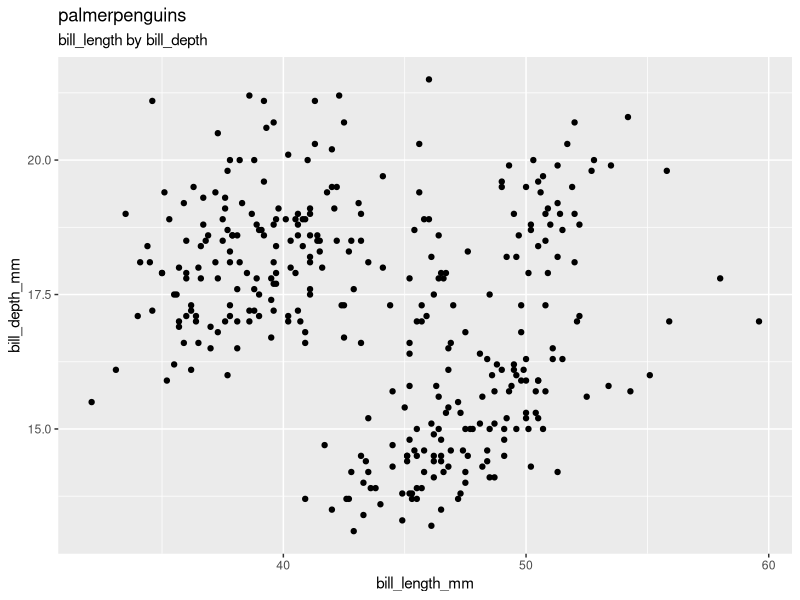
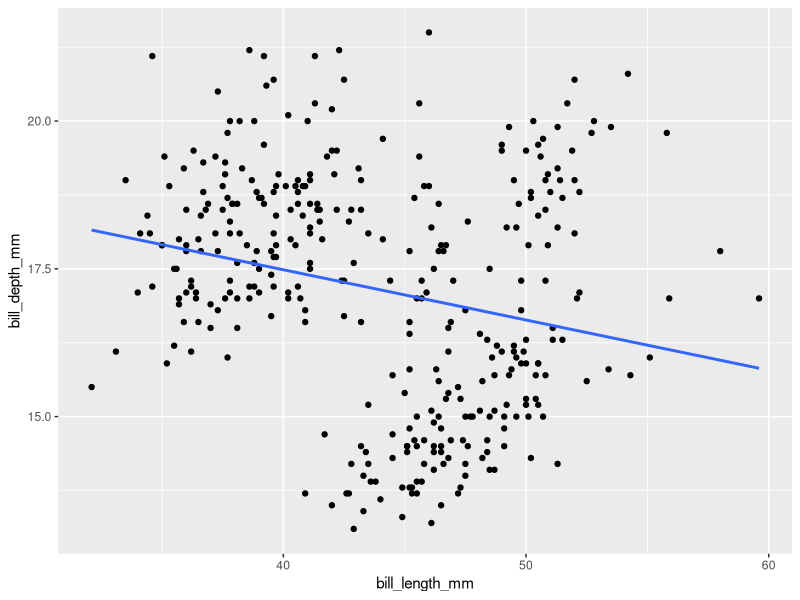
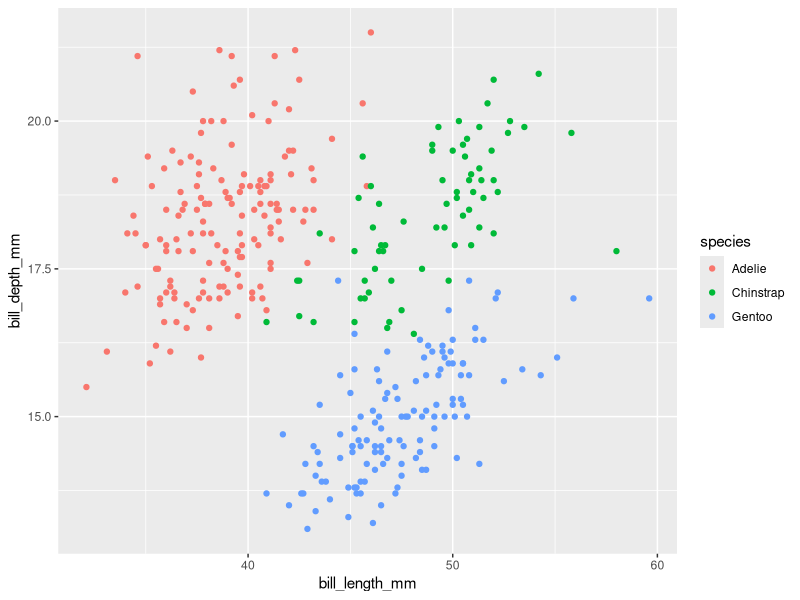
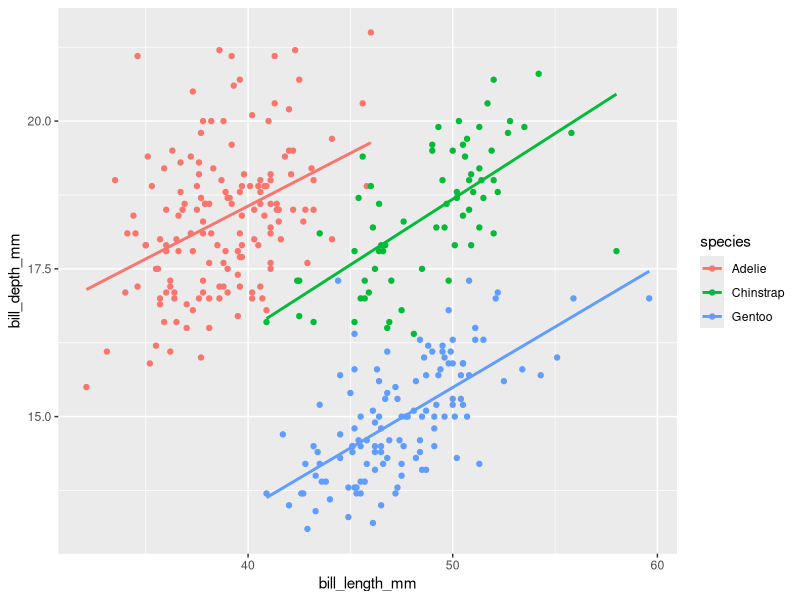
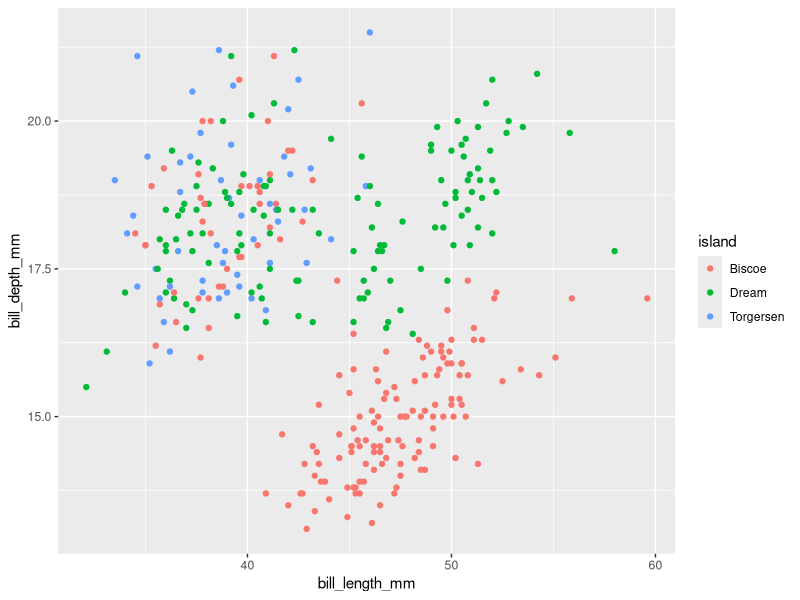
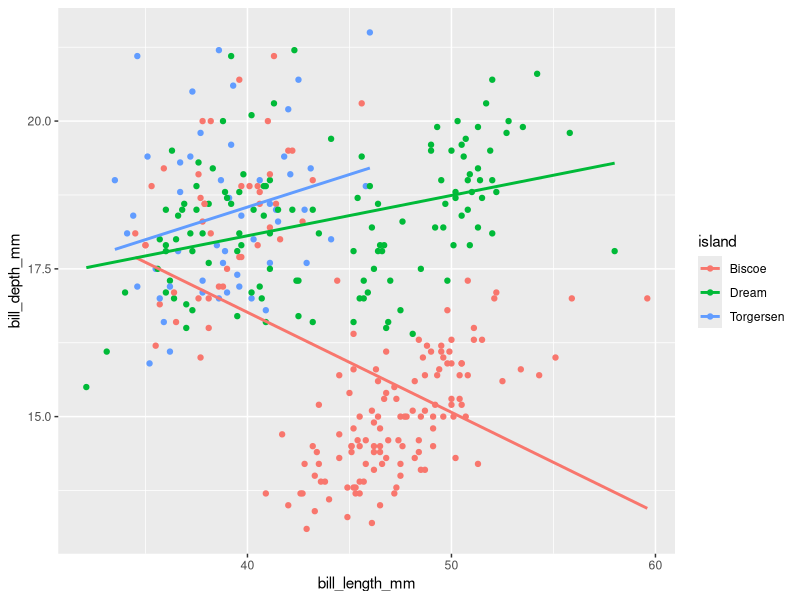
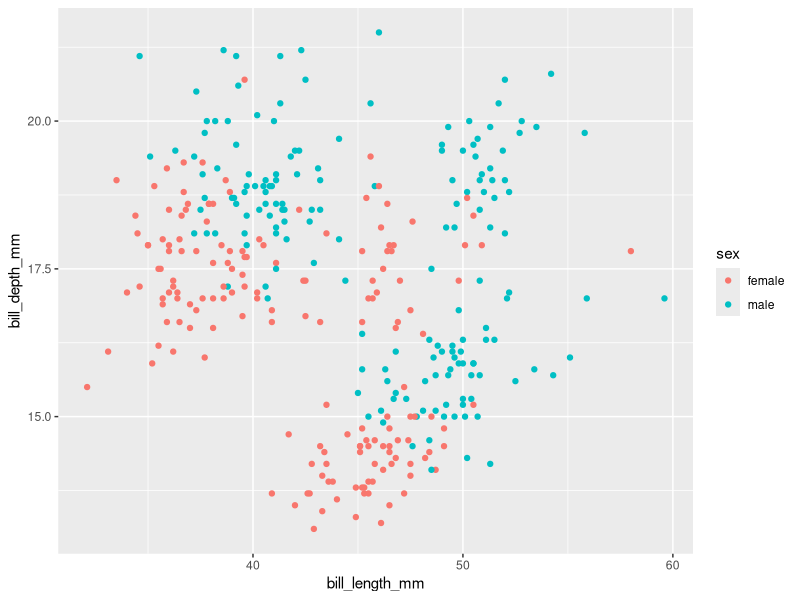
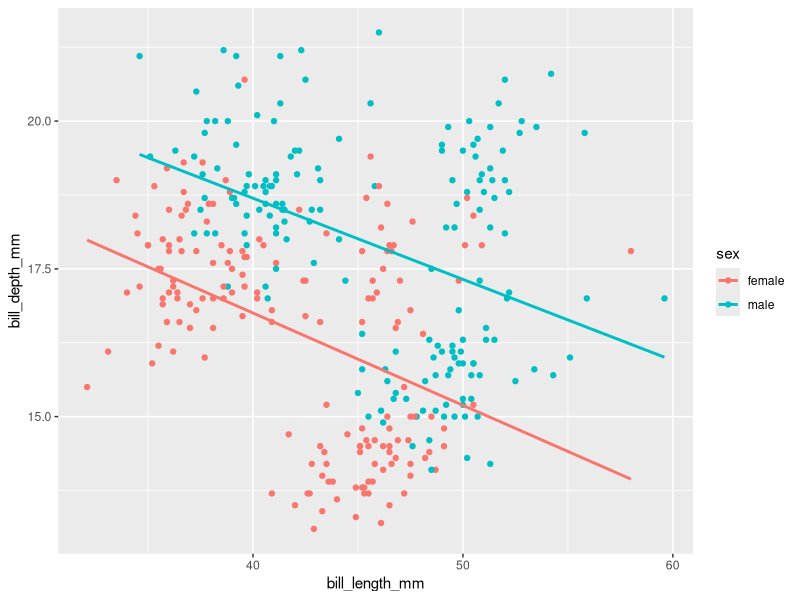

R code for these plots, in order: (Note: this script raises an error after producing the figures.)
#24-0526 

#
library(tidyverse)
library(palmerpenguins)

#
penguins |> view()

#https://allisonhorst.github.io/palmerpenguins/

# 1 ----
penguins |> 
  ggplot(aes(x = bill_length_mm, 
    y = bill_depth_mm)) +
  geom_point() +
  ggtitle(label = "palmerpenguins", 
    "bill_length by bill_depth")

penguins #344
penguins |> 
  drop_na(bill_length_mm, bill_depth_mm)

penguins |> 
  filter(is.na(bill_length_mm))

# penguins |> 
#   mutate(number = row_number(), .before = 1) -> penguins_2edit

# 2----
penguins |> 
  drop_na(bill_length_mm, bill_depth_mm) |> 
  ggplot(aes(bill_length_mm, bill_depth_mm)) +
  geom_point() +
  geom_smooth(method = "lm", se = F) # -- 회귀선 (추세선))

# 3 species ----
penguins |> 
  drop_na(bill_length_mm, bill_depth_mm) |> 
  ggplot(aes(x = bill_length_mm, 
    y = bill_depth_mm,
    color = species)) +
  geom_point()
  

## 3-1 species ----
penguins |> 
  drop_na(bill_length_mm, bill_depth_mm) |> 
  ggplot(aes(x = bill_length_mm, 
    y = bill_depth_mm,
    color = species)) +
  geom_point() +
  geom_smooth(method = "lm", se = F)


# 4 smooth by island  ---- 
penguins |> 
  drop_na(bill_length_mm, bill_depth_mm) |> 
  ggplot(aes(x = bill_length_mm, 
    y = bill_depth_mm,
    colour = island)) +
  geom_point()

# 4-1 island ----
  penguins |> 
    drop_na(bill_length_mm, bill_depth_mm) |> 
    ggplot(aes(x = bill_length_mm, 
      y = bill_depth_mm,
      colour = island)) +
    geom_point() +
  geom_smooth(method = "lm", se = F) #--회귀선 
  
# 5 sex ----
penguins |> 
  drop_na() |> 
  ggplot(aes(x = bill_length_mm, 
    y = bill_depth_mm,
    colour = sex)) +
  geom_point()

# 5-1 sex ----
penguins |> 
  drop_na() |> 
  ggplot(aes(x = bill_length_mm, 
    y = bill_depth_mm,
    colour = sex)) +
  geom_point() +
  geom_smooth(method = "lm", se = F) #--회귀선 

  
  
# 6 면분할 ---- 
penguins |> 
  drop_na() |> 
  ggplot(aes(x = bill_length_mm, 
    y = bill_depth_mm, 
    color = species)) +
  geom_point() +
  geom_smooth(method = "lm", se = F) +
  facet_grid(sex~island) +
  theme(legend.position = "top")


#
penguins
?geom_violin

penguins |> 
  ggplot(aes(x = bill_length_mm, 
    y = bill_depth_mm)) +
  geom_violin()

## 7-1 ----
penguins |> 
  drop_na() |> 
  ggplot(aes(x = bill_length_mm, 
    y = bill_depth_mm,
    color = species)) +
  geom_violin() +
  geom_smooth(method = "lm", se = F) +
  facet_grid(.~species) +
  theme(strip.background = element_rect(fill = "red"))

  # facet_wrap(.~sex+species)
  # facet_wrap(.~sex+species) 

bbc_style

geom_
